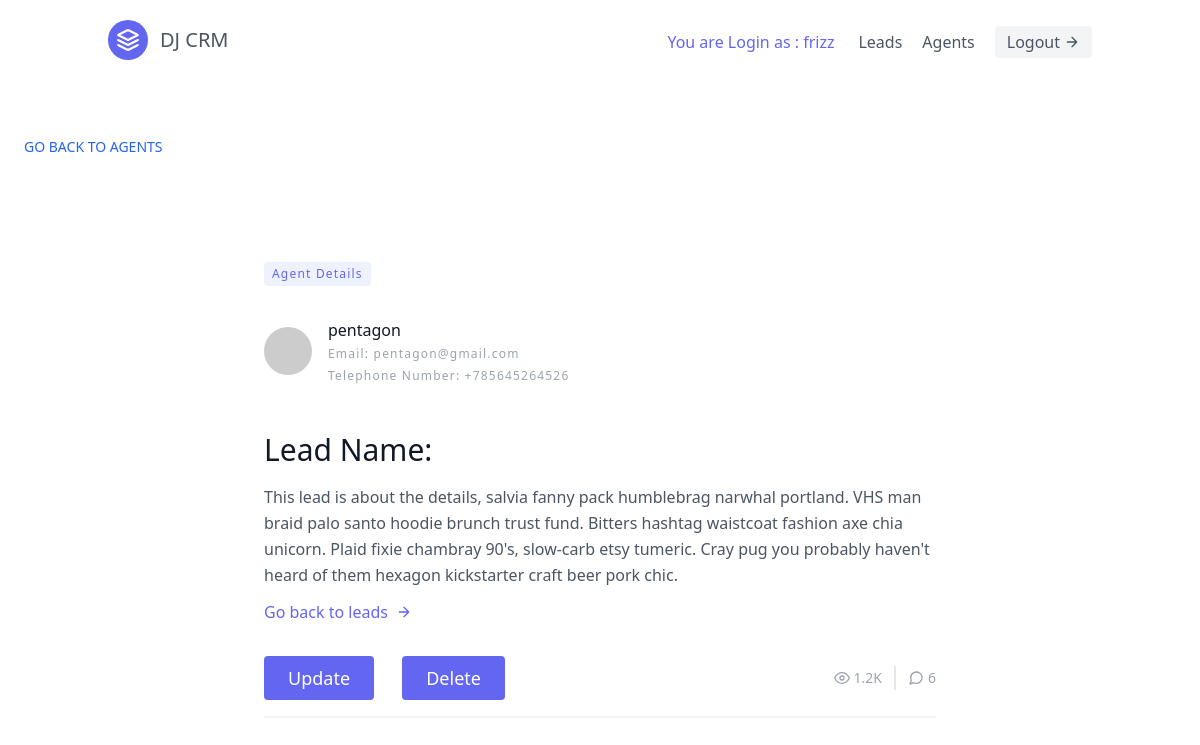
Screenshot of /agents/detail/2/ (signed in) with the database file from the repository.
### leads/models.py (models this page shows, shortened)
class User(AbstractUser):
    is_agent = models.BooleanField(default=False)
    is_organiser = models.BooleanField(default=True)

class Agent(models.Model):
    user = models.OneToOneField(User, on_delete=models.CASCADE)
    organisation = models.ForeignKey(UserProfile, on_delete=models.CASCADE)

### agents/views.py (the view, shortened to what this page needs)
# urls.py: path('detail/<str:pk>/', views.AgentDetailView.as_view(), name='agents_detail'),
class AgentDetailView(OrganiserAndLoginRequiredMixin, DetailView):
    context_object_name = 'agent'
    template_name = 'agents_detail.html'
    def get_queryset(self):
        organisation = self.request.user.userprofile
        return Agent.objects.filter(organisation=organisation)

### agents/mixins.py (called while the page is built)
    def dispatch(self, request, *args, **kwargs):
        if not request.user.is_authenticated or not request.user.is_organiser:
            return redirect('leads:leads')
        return super().dispatch(request, *args, **kwargs)

### agents/templates/agents_detail.html (shortened to what this page needs)
{% extends 'base.html' %}
{% block content %}
<section class="text-gray-600 body-font overflow-hidden">
    <a href="{% url 'agents:agents_list' %}"
        class="inline-block px-6 py-2.5 bg-transparent text-blue-600 font-medium text-sm leading-tight uppercase rounded hover:bg-gray-100 focus:text-blue-700 focus:bg-gray-100 focus:outline-none focus:ring-0 active:bg-gray-200 active:text-blue-800 transition duration-300 ease-in-out mt-12">Go
        back to agents</a>
    <div class="container px-5 py-24 mx-auto">
        <div class="flex flex-wrap -m-12 ">
            <div class="p-12 max-w-3xl flex flex-col items-start mx-auto">
                <span
                    class="inline-block py-1 px-2 rounded bg-indigo-50 text-indigo-500 text-xs font-medium tracking-widest">Agent
                    Details</span>
                <a class="inline-flex items-center my-8">
                    <img alt="blog" src="https://dummyimage.com/104x104"
                        class="w-12 h-12 rounded-full flex-shrink-0 object-cover object-center">
                    <span class="flex-grow flex flex-col pl-4">
                        <span class="title-font font-medium text-gray-900">
                            {{agent.user.username}}</span>
                        <span class="text-gray-400 text-xs tracking-widest my-1">Email: {{agent.user.email}}</span>
                        <span class="text-gray-400 text-xs tracking-widest mt-0.5">Telephone Number:
                            +785645264526</span>
                    </span>
                </a>
                <h2 class="sm:text-3xl text-2xl title-font font-medium text-gray-900 mt-4 mb-4">Lead Name:
                    {{lead.last_name}}</h2>
                <p class="leading-relaxed">This lead is about the details, salvia fanny pack humblebrag narwhal
                    portland. VHS
                    man braid palo santo hoodie brunch trust fund. Bitters hashtag waistcoat fashion axe chia unicorn.
                    Plaid fixie
                    chambray 90's, slow-carb etsy tumeric. Cray pug you probably haven't heard of them hexagon
                    kickstarter craft
                    beer pork chic.</p>
                <a href="{% url 'leads:leads' %}" class="mt-3 text-indigo-500 inline-flex items-center  mb-8">Go back to
                    leads
                    <svg fill="none" stroke="currentColor" stroke-linecap="round" stroke-linejoin="round"
                        stroke-width="2" class="w-4 h-4 ml-2" viewBox="0 0 24 24">
                        <path d="M5 12h14M12 5l7 7-7 7"></path>
                    </svg>
                </a>
                <div class="flex items-center flex-wrap pb-4 mb-6 border-b-2 border-gray-100 mt-auto w-full">
                    <form class="lead-actions">
                        <a href="{% url 'agents:agents_update' agent.id %}"
                            class="inline-flex text-white bg-indigo-500 border-0 py-2  mr-6 px-6 focus:outline-none hover:bg-indigo-600 rounded text-lg">Update</a>
                        <button type="submit" id="delete-agent"
                            class="inline-flex text-white bg-indigo-500 border-0 py-2 px-6 focus:outline-none hover:bg-indigo-600 rounded text-lg"
                            data-id="{{agent.id}}">Delete</button>
                    </form>
                    <span
                        class="text-gray-400 mr-3 inline-flex items-center ml-auto leading-none text-sm pr-3 py-1 border-r-2 border-gray-200">
                        <svg class="w-4 h-4 mr-1" stroke="currentColor" stroke-width="2" fill="none"
                            stroke-linecap="round" stroke-linejoin="round" viewBox="0 0 24 24">
                            <path d="M1 12s4-8 11-8 11 8 11 8-4 8-11 8-11-8-11-8z"></path>
                            <circle cx="12" cy="12" r="3"></circle>
                        </svg>1.2K
                    </span>
                    <span class="text-gray-400 inline-flex items-center leading-none text-sm">
                        6
                    </span>
                </div>
            </div>
        </div>
    </div>
</section>
{% endblock%}

### templates/navbar.html (shortened to what this page needs)
<header class="text-gray-600 body-font">
  <div class="container mx-auto flex flex-wrap p-5 flex-col md:flex-row items-center">
    <a class="flex title-font font-medium items-center text-gray-900 mb-4 md:mb-0">
      <svg xmlns="http://www.w3.org/2000/svg" fill="none" stroke="currentColor" stroke-linecap="round"
        stroke-linejoin="round" stroke-width="2" class="w-10 h-10 text-white p-2 bg-indigo-500 rounded-full"
        viewBox="0 0 24 24">
        <path d="M12 2L2 7l10 5 10-5-10-5zM2 17l10 5 10-5M2 12l10 5 10-5"></path>
      </svg>
      <a href="{% url 'home' %}" class="ml-3 text-xl">DJ CRM</a>
    </a>
    <nav class="md:ml-auto flex flex-wrap items-center text-base justify-center sm:mt-4 md:mt-1">
      {% if request.user.is_authenticated %}
      <section class="flex flex-wrap items-center text-base justify-center mt-4 md:mt-0">
        <h1 class="mr-6 text-indigo-500 ">You are Login as : {{request.user.username}}</h1>
        <a href="{% url 'leads:leads'%}" class="mr-5 hover:text-gray-900">Leads</a>
        {% if request.user.is_organiser %}
        <a href="{% url 'agents:agents_list'%}" class="mr-5 hover:text-gray-900">Agents</a>
        {% endif %}
        <a href="{% url 'logout'%}"
          class="inline-flex items-center bg-gray-100 border-0 py-1 px-3 focus:outline-none hover:bg-gray-200 rounded text-base">
          Logout
          <svg fill="none" stroke="currentColor" stroke-linecap="round" stroke-linejoin="round" stroke-width="2"
            class="w-4 h-4 ml-1" viewBox="0 0 24 24">
            <path d="M5 12h14M12 5l7 7-7 7"></path>
          </svg>
        </a>
      </section>
      {% endif %}
    </nav>
  </div>
</header>

### rows the page displays
User: user.username "frizz"
Agent: user.username "pentagon", user.email "pentagon@gmail.com"
